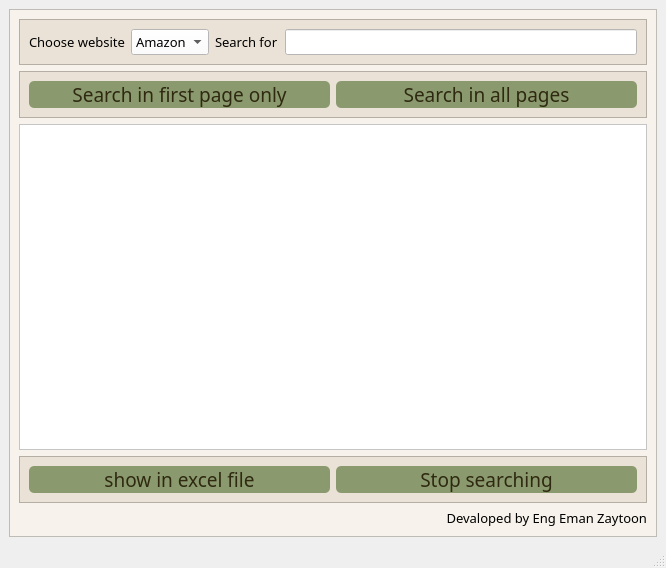
<?xml version="1.0" encoding="UTF-8"?>
<ui version="4.0">
 <class>mainWindow</class>
 <widget class="QMainWindow" name="mainWindow">
  <property name="geometry">
   <rect>
    <x>0</x>
    <y>0</y>
    <width>666</width>
    <height>568</height>
   </rect>
  </property>
  <property name="windowTitle">
   <string>SearchForProducts</string>
  </property>
  <property name="windowIcon">
   <iconset>
    <normaloff>seo.png</normaloff>seo.png</iconset>
  </property>
  <widget class="QWidget" name="centralwidget">
   <layout class="QGridLayout" name="gridLayout_3">
    <item row="0" column="0">
     <widget class="QFrame" name="frame">
      <property name="font">
       <font>
        <family>Dubai</family>
        <pointsize>11</pointsize>
       </font>
      </property>
      <property name="styleSheet">
       <string notr="true">background-color: rgb(247, 242, 235);</string>
      </property>
      <property name="frameShape">
       <enum>QFrame::StyledPanel</enum>
      </property>
      <property name="frameShadow">
       <enum>QFrame::Raised</enum>
      </property>
      <layout class="QGridLayout" name="gridLayout_2">
       <item row="0" column="0">
        <widget class="QFrame" name="frame_2">
         <property name="styleSheet">
          <string notr="true">background-color: #EAE2D6;
font: 10pt &quot;Dubai&quot;;</string>
         </property>
         <property name="frameShape">
          <enum>QFrame::StyledPanel</enum>
         </property>
         <property name="frameShadow">
          <enum>QFrame::Raised</enum>
         </property>
         <layout class="QHBoxLayout" name="horizontalLayout_2">
          <item>
           <widget class="QLabel" name="label">
            <property name="font">
             <font>
              <family>Dubai</family>
              <pointsize>10</pointsize>
              <weight>50</weight>
              <italic>false</italic>
              <bold>false</bold>
             </font>
            </property>
            <property name="text">
             <string>Choose website</string>
            </property>
           </widget>
          </item>
          <item>
           <widget class="QComboBox" name="comboBox">
            <property name="font">
             <font>
              <family>Dubai</family>
              <pointsize>10</pointsize>
              <weight>50</weight>
              <italic>false</italic>
              <bold>false</bold>
             </font>
            </property>
            <property name="styleSheet">
             <string notr="true">background-color: rgb(255, 255, 255);</string>
            </property>
            <item>
             <property name="text">
              <string>Amazon</string>
             </property>
            </item>
            <item>
             <property name="text">
              <string>Jumia</string>
             </property>
            </item>
            <item>
             <property name="text">
              <string>Noon</string>
             </property>
            </item>
           </widget>
          </item>
          <item>
           <widget class="QLabel" name="label_2">
            <property name="font">
             <font>
              <family>Dubai</family>
              <pointsize>10</pointsize>
              <weight>50</weight>
              <italic>false</italic>
              <bold>false</bold>
             </font>
            </property>
            <property name="text">
             <string>Search for</string>
            </property>
           </widget>
          </item>
          <item>
           <widget class="QLineEdit" name="lineEdit">
            <property name="font">
             <font>
              <family>Dubai</family>
              <pointsize>10</pointsize>
              <weight>50</weight>
              <italic>false</italic>
              <bold>false</bold>
             </font>
            </property>
            <property name="styleSheet">
             <string notr="true">background-color: rgb(255, 255, 255);</string>
            </property>
           </widget>
          </item>
         </layout>
        </widget>
       </item>
       <item row="1" column="0">
        <widget class="QFrame" name="frame_3">
         <property name="sizePolicy">
          <sizepolicy hsizetype="Expanding" vsizetype="Fixed">
           <horstretch>1</horstretch>
           <verstretch>0</verstretch>
          </sizepolicy>
         </property>
         <property name="sizeIncrement">
          <size>
           <width>1</width>
           <height>1</height>
          </size>
         </property>
         <property name="styleSheet">
          <string notr="true">background-color: #EAE2D6;</string>
         </property>
         <property name="frameShape">
          <enum>QFrame::StyledPanel</enum>
         </property>
         <property name="frameShadow">
          <enum>QFrame::Raised</enum>
         </property>
         <property name="midLineWidth">
          <number>1</number>
         </property>
         <layout class="QHBoxLayout" name="horizontalLayout">
          <item>
           <widget class="QPushButton" name="pushButton">
            <property name="sizePolicy">
             <sizepolicy hsizetype="Expanding" vsizetype="Preferred">
              <horstretch>0</horstretch>
              <verstretch>0</verstretch>
             </sizepolicy>
            </property>
            <property name="baseSize">
             <size>
              <width>0</width>
              <height>0</height>
             </size>
            </property>
            <property name="font">
             <font>
              <family>Dubai</family>
              <pointsize>14</pointsize>
              <weight>50</weight>
              <italic>false</italic>
              <bold>false</bold>
             </font>
            </property>
            <property name="styleSheet">
             <string notr="true">background-color: #8B9A6E;
color:#2E2910;
font: 14pt &quot;Dubai&quot;;
border-radius:5%;</string>
            </property>
            <property name="text">
             <string>Search in first page only</string>
            </property>
           </widget>
          </item>
          <item>
           <widget class="QPushButton" name="pushButton_3">
            <property name="sizePolicy">
             <sizepolicy hsizetype="Expanding" vsizetype="Expanding">
              <horstretch>0</horstretch>
              <verstretch>0</verstretch>
             </sizepolicy>
            </property>
            <property name="sizeIncrement">
             <size>
              <width>1</width>
              <height>1</height>
             </size>
            </property>
            <property name="baseSize">
             <size>
              <width>1</width>
              <height>1</height>
             </size>
            </property>
            <property name="font">
             <font>
              <family>Dubai</family>
              <pointsize>14</pointsize>
              <weight>50</weight>
              <italic>false</italic>
              <bold>false</bold>
             </font>
            </property>
            <property name="contextMenuPolicy">
             <enum>Qt::CustomContextMenu</enum>
            </property>
            <property name="styleSheet">
             <string notr="true">background-color: #8B9A6E;
color:#2E2910;
font: 14pt &quot;Dubai&quot;;
border-radius:5%;</string>
            </property>
            <property name="text">
             <string>Search in all pages</string>
            </property>
           </widget>
          </item>
         </layout>
        </widget>
       </item>
       <item row="2" column="0">
        <widget class="QTableWidget" name="tableWidget">
         <property name="font">
          <font>
           <family>Dubai</family>
           <pointsize>11</pointsize>
          </font>
         </property>
         <property name="styleSheet">
          <string notr="true">background-color: rgb(255, 255, 255);</string>
         </property>
         <property name="horizontalScrollBarPolicy">
          <enum>Qt::ScrollBarAsNeeded</enum>
         </property>
         <property name="sizeAdjustPolicy">
          <enum>QAbstractScrollArea::AdjustToContents</enum>
         </property>
         <property name="dragDropOverwriteMode">
          <bool>false</bool>
         </property>
         <attribute name="horizontalHeaderStretchLastSection">
          <bool>true</bool>
         </attribute>
         <attribute name="verticalHeaderStretchLastSection">
          <bool>false</bool>
         </attribute>
        </widget>
       </item>
       <item row="3" column="0">
        <widget class="QFrame" name="frame_4">
         <property name="styleSheet">
          <string notr="true">background-color: #EAE2D6;</string>
         </property>
         <property name="frameShape">
          <enum>QFrame::StyledPanel</enum>
         </property>
         <property name="frameShadow">
          <enum>QFrame::Raised</enum>
         </property>
         <layout class="QHBoxLayout" name="horizontalLayout_3">
          <item>
           <widget class="QPushButton" name="pushButton_2">
            <property name="font">
             <font>
              <family>Dubai</family>
              <pointsize>14</pointsize>
              <weight>50</weight>
              <italic>false</italic>
              <bold>false</bold>
             </font>
            </property>
            <property name="styleSheet">
             <string notr="true">background-color: #8B9A6E;
color:#2E2910;
font: 14pt &quot;Dubai&quot;;
border-radius:5%;</string>
            </property>
            <property name="text">
             <string>show in excel file</string>
            </property>
           </widget>
          </item>
          <item>
           <widget class="QPushButton" name="pushButton_4">
            <property name="font">
             <font>
              <family>Dubai</family>
              <pointsize>14</pointsize>
              <weight>50</weight>
              <italic>false</italic>
              <bold>false</bold>
             </font>
            </property>
            <property name="styleSheet">
             <string notr="true">background-color: #8B9A6E;
color:#2E2910;
font: 14pt &quot;Dubai&quot;;
border-radius:5%;</string>
            </property>
            <property name="text">
             <string>Stop searching</string>
            </property>
           </widget>
          </item>
         </layout>
        </widget>
       </item>
       <item row="4" column="0">
        <widget class="QLabel" name="label_3">
         <property name="font">
          <font>
           <family>Pristina</family>
           <pointsize>10</pointsize>
           <weight>50</weight>
           <italic>false</italic>
           <bold>false</bold>
          </font>
         </property>
         <property name="layoutDirection">
          <enum>Qt::LeftToRight</enum>
         </property>
         <property name="styleSheet">
          <string notr="true">font:10pt &quot;Pristina&quot;;
</string>
         </property>
         <property name="text">
          <string>Devaloped by Eng Eman Zaytoon</string>
         </property>
         <property name="alignment">
          <set>Qt::AlignRight|Qt::AlignTrailing|Qt::AlignVCenter</set>
         </property>
        </widget>
       </item>
      </layout>
     </widget>
    </item>
   </layout>
  </widget>
  <widget class="QMenuBar" name="menubar">
   <property name="geometry">
    <rect>
     <x>0</x>
     <y>0</y>
     <width>666</width>
     <height>21</height>
    </rect>
   </property>
  </widget>
  <widget class="QStatusBar" name="statusbar"/>
 </widget>
 <resources/>
 <connections/>
</ui>
